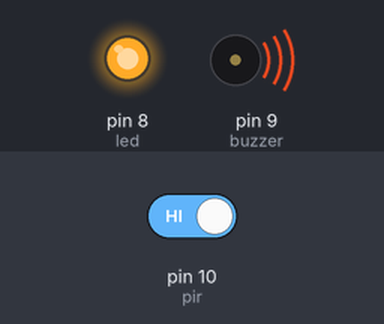
The sketch below on a simulated Arduino Uno, built with avr-gcc and run on an emulated ATmega328P. On the bench: output pins drawn as LEDs (lit = HIGH), buzzer (waves = sounding, pin HIGH). The inputs (shaded band) are chosen by the test bench; at power-on: pin 10 (pir) HIGH.

Above: at 1.2 s.
1.3 s: pin 10 (pir) driven LOW
At 2.6 s:
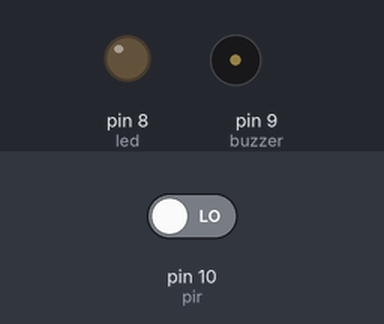
2.9 s: pin 10 (pir) driven HIGH
At 3.9 s:
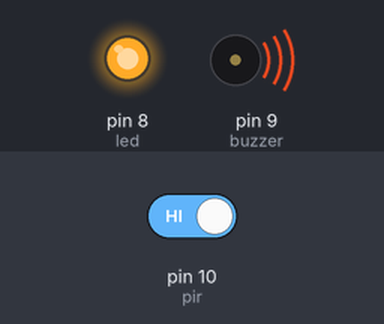
Timing chart, 0 to 5.9 s (numbered marks = the images above; inputs shaded):
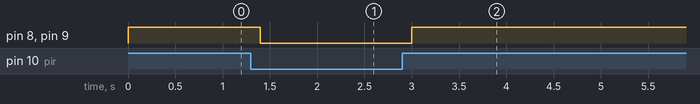

Measured:
- after the input at 1.3 s, pin 8 (led), pin 9 (buzzer): HIGH → LOW after 0.10 s
- after the input at 2.9 s, pin 8 (led), pin 9 (buzzer): LOW → HIGH after 0.10 s

The sketch:

Pirledbuzzer.ino
```cpp
int led = 8;
int buzzer = 9;
int pir = 10;
int deger;

void setup() {
  Serial.begin(9600);
  pinMode(led, OUTPUT);
  pinMode(buzzer, OUTPUT);
  pinMode(pir, INPUT);
}

void loop() {
  deger = digitalRead(pir);

  if (deger == LOW) {
    digitalWrite(led, LOW);
    digitalWrite(buzzer, LOW);
  } else {
    digitalWrite(led,HIGH);
    digitalWrite(buzzer,HIGH);
  }

  delay(200);
}
```
